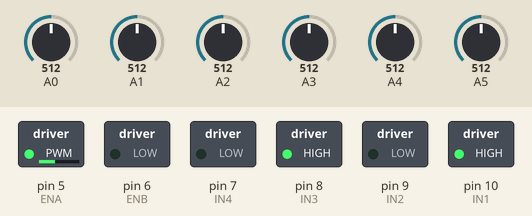
Bench run of a sketch on a simulated Arduino Uno, built with avr-gcc and run on an emulated ATmega328P. Parts: switched loads named in the sketch (green lamp = pin HIGH). The test bench sets the inputs (shaded band); at power-on: A0 = 512, A4 = 512, A5 = 512, A1 = 512, A2 = 512, A3 = 512.

Above: at 1.2 s.
1.3 s: A0 set to 77
2.8 s: A0 set to 63
At 3.2 s:
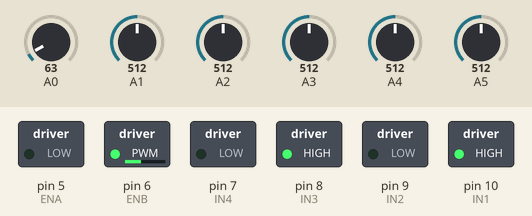
4.3 s: A4 set to 76
5.8 s: A4 set to 65
At 6.6 s:
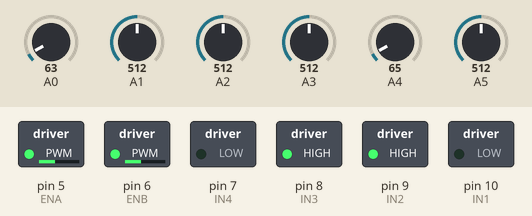
7.3 s: A5 set to 75
8.8 s: A5 set to 65
At 10.2 s:
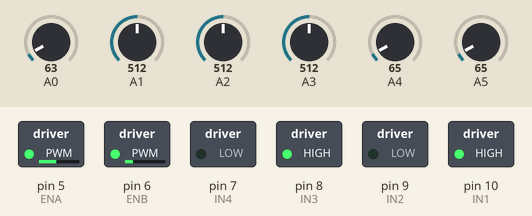
Timing chart, 0 to 11.3 s (numbered marks = the images above; inputs shaded):
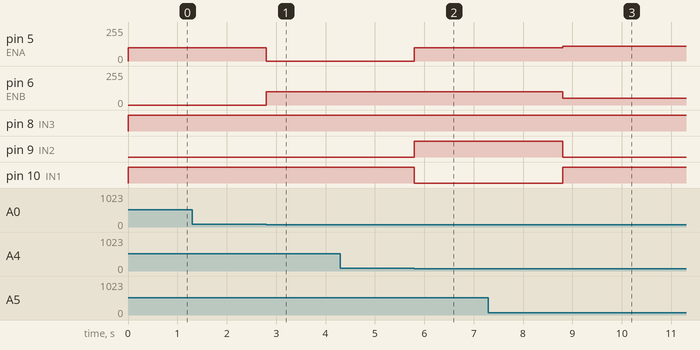

The sketch:

ex_attack_method.ino
```cpp
// initialize the pin
int ENA = 5;
int ENB = 6;
int IN1 = 10;
int IN2 = 9;
int IN3 = 8;
int IN4 = 7;


void rightForward()
{
  digitalWrite(IN1,HIGH);
  digitalWrite(IN2,LOW);
  //Serial.println("Right forward");
}

void leftForward()
{
  digitalWrite(IN3,HIGH);
  digitalWrite(IN4,LOW);
  //Serial.println("Left forward");
}

void rightBackward()
{
  digitalWrite(IN1,LOW);
  digitalWrite(IN2,HIGH);
  //Serial.println("Right backward");
}

void leftBackward()
{
  digitalWrite(IN3,LOW);
  digitalWrite(IN4,HIGH);
  //Serial.println("Left backward");
}

void moveForward()
{
  analogWrite(ENA,100);
  analogWrite(ENB,100);
  leftForward();
  rightForward();
}

void moveBackward()
{
  analogWrite(ENA,100);
  analogWrite(ENB,100);
  leftBackward();
  rightBackward();
}

void turnLeftCenter()
{
  analogWrite(ENA,100);
  analogWrite(ENB,100);
  leftBackward();
  rightForward();
}


void turnRightCenter()
{
  analogWrite(ENA,100);
  analogWrite(ENB,100);
  leftForward();
  rightBackward();
}


void turnLeftPherical()
{
  analogWrite(ENA,100);
  analogWrite(ENB,0);
  leftBackward();
  rightForward();
}
void turnRightPherical()
{
  analogWrite(ENA,0);
  analogWrite(ENB,100);
  leftForward();
  rightBackward();
}

void stopCar()
{
  analogWrite(ENA,0);
  analogWrite(ENB,0);
  leftForward();
  rightForward();
}

void MotorWriting(int vL, int vR){      //speed and dir control

  int vRAdj = 0;
  int vLAdj = 0;


  vRAdj = vR;
  vLAdj = vL;


  if( vRAdj >= 0 )
    rightForward();
  else
  {
    rightBackward();
    vRAdj = -vRAdj;
  }

  if( vLAdj >= 0 )
    leftForward();
  else
  {
    leftBackward();
    vLAdj = -vLAdj;
  }


  if(vRAdj > 255)
  {
    vRAdj = 255;
  }
  if(vLAdj > 255)
  {
    vLAdj = 255;
  }

  //Serial.print("vRAdj: ");
  //Serial.println(vRAdj);
  //Serial.print("vLAdj: ");
  //Serial.println(vLAdj);

  analogWrite(ENA ,vRAdj);
  analogWrite(ENB, vLAdj);

  //delay(2000);


}

// determine the speed (main func)
void ex_method(){

  int vL, vR;

  //stop to turn left
  if(type() == 1){
    vL = -100;
    vR = 100;
  }
  //stop to turn right
  else if(type() == 2){
    vL = 100;
    vR = -100;
  }

  //left tire set to zero to turn left
  else if(type() == 3){
    vL = 0;
    vR = 100;
  }
  //right tire set to zero to turn right
  else if(type() == 4){
    vL = 100;
    vR = 0;
  }
  //slow to turn left
  else if(type() == 5){
    vL = 50;
    vR = 110;
  }
  //slow to turn right
  else if(type() == 6){
    vL = 110;
    vR = 50;
  }
  //stop (outside the road)
  else if(type() == 7){
    vL = 75;
    vR = 75;
  }

  // straight gogo
  else if(type() == 8){
    vL = 125;
    vR = 125;
  }

  //give the motor speed
  MotorWriting(vL, vR);
}
// determine the type
int type(){

  int L3;
  int L2;
  int L1;
  int R1;
  int R2;
  int R3;

  int L3A = analogRead(A0);
  int L2A = analogRead(A1);
  int L1A = analogRead(A2);
  int R1A = analogRead(A3);
  int R2A = analogRead(A4);
  int R3A = analogRead(A5);


  if(L3A > 70){
    L3 = 1;
  }
  else{
    L3 = 0;
  }
  if(L2A > 70){
    L2 = 1;
  }
  else{
    L2 = 0;
  }
  if(L1A > 70){
    L1 = 1;
  }
  else{
    L1 = 0;
  }
  if(R1A > 70){
    R1 = 1;
  }
  else{
    R1 = 0;
  }
  if(R2A > 70){
    R2 = 1;
  }
  else{
    R2 = 0;
  }
  if(R3A > 70){
    R3 = 1;
  }
  else{
    R3 = 0;
  }

  int kind;

  int stop_sum = L3 + L2 + L1 + R1 + R2 + R3;


  //type 1: only L3=1
  if(L3 == 1 && L2 != 1){
    kind = 1;
  }
  //type 2: only R3=1
  else if(R3 == 1 && R2 != 1){
    kind = 2;
  }
  //type 3: L3=1 and L2=1
  else if(L3 == 1 && L2 == 1){
    kind = 3;
  }
  //type 4: R3=1 and R2=1
  else if(R3 == 1 && R2 == 1){
    kind = 4;
  }
  //type 5: L2=1
  else if(L2 == 1){
    kind = 5;
  }
  //type 6: R2=1
  else if(R2 == 1){
    kind = 6;
  }
  //type 7: stop
  else if(stop_sum == 0){
    kind = 7;
  }

  // type 8: straight
  else{
    kind = 8;
  }

  return kind;
}
void setup() {

  //pin setting
  pinMode(ENA,OUTPUT);
  pinMode(IN1,OUTPUT);
  pinMode(IN2,OUTPUT);
  pinMode(IN3,OUTPUT);
  pinMode(IN4,OUTPUT);
  pinMode(ENB,OUTPUT);
  pinMode(A0, INPUT);
  pinMode(A1, INPUT);
  pinMode(A2, INPUT);
  pinMode(A3, INPUT);
  pinMode(A4, INPUT);
  pinMode(A5, INPUT);

}

void loop() {

  //main function
  ex_method();

  // 1ms dalay
  delay(1);

}
```

Measured:
- the behaviour switches between 71 and 70 on A0 (found by bisection; images 0 and 1)
- the behaviour switches between 71 and 70 on A4 (found by bisection; images 1 and 2)
- the behaviour switches between 71 and 70 on A5 (found by bisection; images 2 and 3)
- after the input at 1.3 s, every drawn part: stays the same
- after the input at 2.8 s, pin 5 (ENA): 100/255 → 0/255 at once; pin 6 (ENB): 0/255 → 100/255 at once
- after the input at 4.3 s, every drawn part: stays the same
- after the input at 5.8 s, pin 5 (ENA): 0/255 → 100/255 at once; pin 9 (IN2): LOW → HIGH at once; pin 10 (IN1): HIGH → LOW at once
- after the input at 7.3 s, every drawn part: stays the same
- after the input at 8.8 s, pin 5 (ENA): 100/255 → 110/255 at once; pin 6 (ENB): 100/255 → 50/255 at once; pin 9 (IN2): HIGH → LOW at once; pin 10 (IN1): LOW → HIGH at once
